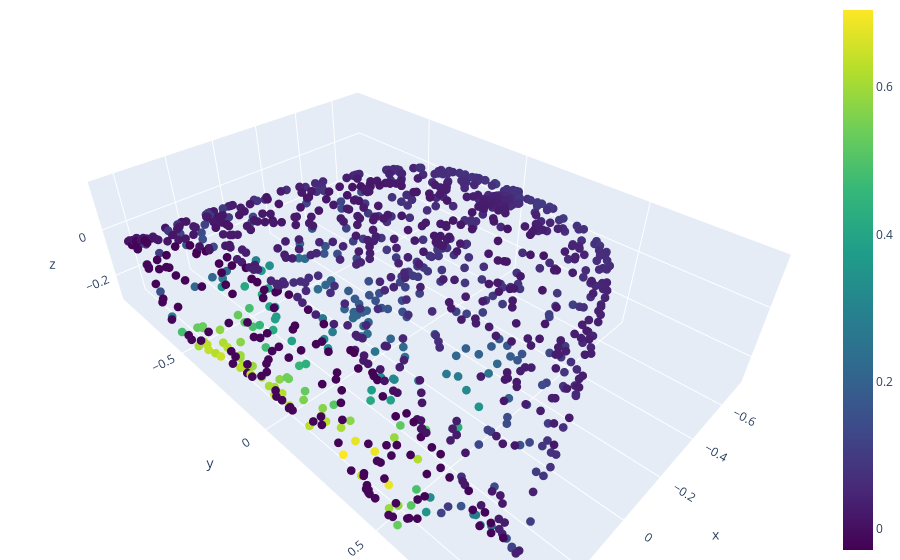

The cell this chart's notebook holds for it:
### Code cell
import plotly.graph_objects as go

tmp = pred_1d# pred_1d- gts_1d
fig = go.Figure(data=[go.Scatter3d(
    x=pcd_np[:,0],
    y=pcd_np[:,1],
    z=pcd_np[:,2],
    mode='markers',
    marker=dict(
        size=3,
        color=tmp,   # pred[:,0].to('cpu')
        colorscale='Viridis',   # choose a colorscale
        opacity=1,
        colorbar_nticks=5, 
    )
)])

# tight layout
fig.update_layout(margin=dict(l=0, r=0, b=0, t=0))
fig.show()

### Figure 1 — Plotly figure (JSON) as saved in the notebook; plotly's stock layout.template omitted (floating-point values rounded to 4 significant figures; data arrays with more than 128 entries replaced by an {"elided": "..."} marker saying what was removed)
{"data": [{"marker": {"color": {"elided": "1024 float values"}, "colorbar": {"nticks": 5}, "colorscale": [[0, "#440154"], [0.1111, "#482878"], [0.2222, "#3e4989"], [0.3333, "#31688e"], [0.4444, "#26828e"], [0.5556, "#1f9e89"], [0.6667, "#35b779"], [0.7778, "#6ece58"], [0.8889, "#b5de2b"], [1, "#fde725"]], "opacity": 1, "size": 3}, "mode": "markers", "type": "scatter3d", "x": {"elided": "1024 float values"}, "y": {"elided": "1024 float values"}, "z": {"elided": "1024 float values"}}], "layout": {"margin": {"b": 0, "l": 0, "r": 0, "t": 0}}}
